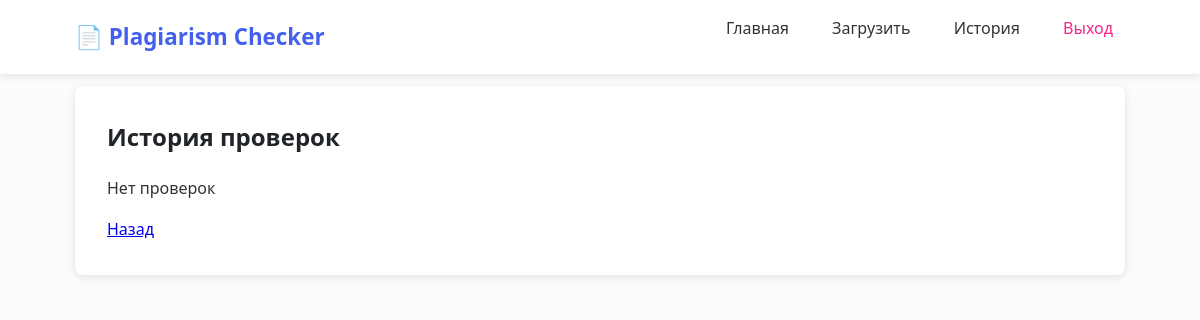
Page /student/history (signed in) on the earlier database version.
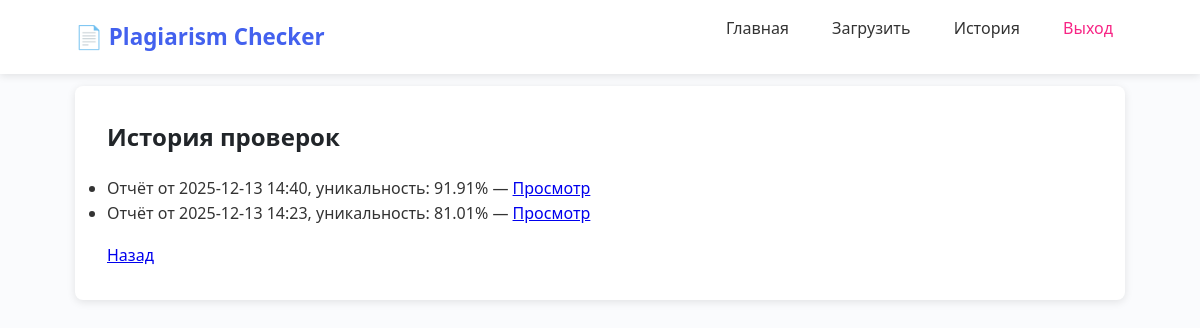
Same page on the later database version.
### app/models.py (models this page shows)
class Report(db.Model):
    __tablename__ = 'reports'
    id = db.Column(db.Integer, primary_key=True)
    check_id = db.Column(db.Integer, db.ForeignKey('plagiarism_checks.id'), nullable=False)
    user_id = db.Column(db.Integer, db.ForeignKey('users.id'), nullable=False)
    generated_date = db.Column(db.DateTime, default=db.func.current_timestamp())
    uniqueness_percentage = db.Column(db.Float)
    user = db.relationship('User', back_populates='reports')
    check = db.relationship('PlagiarismCheck', back_populates='report')

### app/student/routes.py (the view)
@bp.route('/history')
@login_required
def history():
    if current_user.role != 'student':
        return redirect(url_for('auth.login'))
    reports = Report.query.filter_by(user_id=current_user.id).order_by(Report.generated_date.desc()).all()
    return render_template('student/history.html', reports=reports)

### app/models.py (called while the page is built)
@login_manager.user_loader
def load_user(user_id):
    return User.query.get(int(user_id))

### app/templates/student/history.html
{% extends "base.html" %}
{% block content %}
<h2>История проверок</h2>
{% if reports %}
  <ul>
    {% for r in reports %}
      <li>
        Отчёт от {{ r.generated_date.strftime('%Y-%m-%d %H:%M') }},
        уникальность: {{ r.uniqueness_percentage }}%
        — <a href="{{ url_for('student.view_report', report_id=r.id) }}">Просмотр</a>
      </li>
    {% endfor %}
  </ul>
{% else %}
  <p>Нет проверок</p>
{% endif %}
<a href="{{ url_for('student.dashboard') }}">Назад</a>
{% endblock %}

Differences in the rows shown:
added Report: generated_date "2025-12-13 14:40", uniqueness_percentage "91.91"
added Report: generated_date "2025-12-13 14:23", uniqueness_percentage "81.01"
Other differences:
text no longer shown: "Нет проверок"
